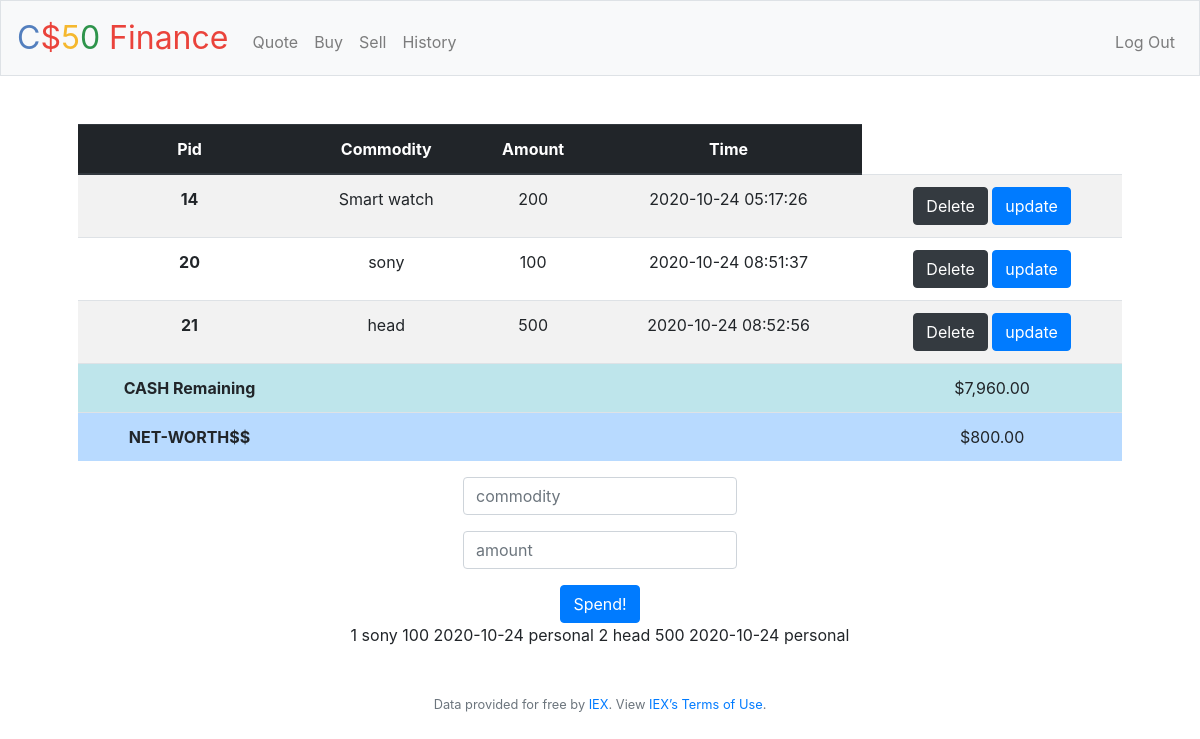
The page /personal (signed in) on the database its author committed.
### tables this page shows
CREATE TABLE "personal" (
	"pid" INTEGER PRIMARY KEY AUTOINCREMENT NOT NULL ,
	"commodity"	VARCHAR(30),
	"amount"	INTEGER,
	"time"	timestamp NOT NULL DEFAULT CURRENT_TIMESTAMP,
	"user_id"	INTEGER);

CREATE TABLE "paymenthistory" (
	"user_id"	INTEGER NOT NULL,
	"paymentpurpose"	VARCHAR(30),
	"amount"	INTEGER,
	"datestamp"	date NOT NULL DEFAULT CURRENT_DATE,
	"pay_id"	INTEGER NOT NULL,
	"category"	VARCHAR(30),
	PRIMARY KEY("pay_id" AUTOINCREMENT)
);

### app.py (the view)
@app.route("/personal", methods=["GET", "POST"])
@login_required
def personal():
    if request.method == "POST":
        commodity = request.form.get("commodity")
        amount = request.form.get("amount")
        try:
            amount = int(amount)
        except:
            return apology("enter a proper value")
        if not commodity:
            return apology("Missing  commodity!")
        elif not amount:
            return apology("Missing number of shares!")
        elif int(amount)<= 0:
            return apology("enter a proper value")
        else:
            rows = db.execute("SELECT cash FROM users WHERE id=:id",id=session["user_id"])
            cash = rows[0]["cash"]
            updated_cash = cash - amount
            if updated_cash <0:
                return apology("cant afford")
            category= "personal"
            db.execute("UPDATE users SET cash=:updated_cash WHERE id=:id",updated_cash=updated_cash,id=session["user_id"])
            db.execute("INSERT INTO personal (user_id,amount,commodity) VALUES (:user_id,:amount,:commodity)",user_id=session["user_id"],amount=amount,commodity=commodity)
            db.execute("INSERT INTO paymenthistory (user_id,amount,paymentpurpose,category) VALUES (:user_id,:amount,:paymentpurpose,:category)",user_id=session["user_id"],amount=amount,paymentpurpose=commodity,category=category)
            flash("Bought!!")
            return redirect("/personal")
    else:
            prows = db.execute("""SELECT pid,commodity,amount,time
            FROM personal
            WHERE user_id = :user_id
            ORDER BY pid;
            """,user_id=session['user_id'])
            pspendings = []
            grand_ptotal =0
            for prow in prows:
                pspendings.append({
                    "pid": prow["pid"],
                    "commodity": prow["commodity"],
                    "amount": prow["amount"],
                    "time": prow["time"],
                })
                grand_ptotal = grand_ptotal + prow["amount"]
            cash = db.execute("SELECT cash FROM users WHERE id=:user_id",user_id=session["user_id"])
            cash = cash[0]["cash"]
            hprows = db.execute("""SELECT pay_id,paymentpurpose,amount,datestamp,category
            FROM paymenthistory
            WHERE user_id = :user_id AND category="personal"
            ORDER BY pay_id;
            """,user_id=session['user_id'])
            hpspendings = []
            hpgrand_ptotal =0
            for hprow in hprows:
                hpspendings.append({
                    "payid": hprow["pay_id"],
                    "paymentpurpose": hprow["paymentpurpose"],
                    "amount": hprow["amount"],
                    "datestamp": hprow["datestamp"],
                    "category": hprow["category"]
                })
                hpgrand_ptotal = hpgrand_ptotal + hprow["amount"]
            return render_template("personal.html",pspendings=pspendings, cash =usd(cash), grand_ptotal=usd(grand_ptotal),hpspendings=hpspendings,hpgrand_total = hpgrand_ptotal)

### app.py (called while the page is built)
@app.after_request
def after_request(response):
    response.headers["Cache-Control"] = "no-cache, no-store, must-revalidate"
    response.headers["Expires"] = 0
    response.headers["Pragma"] = "no-cache"
    return response

### helpers.py (called while the page is built)
def login_required(f):
    @wraps(f)
    def decorated_function(*args, **kwargs):
        if session.get("user_id") is None:
            return redirect("/login")
        return f(*args, **kwargs)
    return decorated_function

def usd(value):
    return f"${value:,.2f}"

### templates/personal.html (shortened to what this page needs)
{% extends "layout.html" %}
{% block main %}
<table class="table table-striped  table-hover">
    <thead class="thead-dark">
        <tr>
          <th scope="col">Pid</th>
          <th scope="col">Commodity</th>
          <th scope="col">Amount</th>
          <th scope="col">Time</th>
        </tr>
      </thead>
    <tbody>
        {% for pspending in pspendings: %}
        <tr>
            <th scope="row">{{pspending["pid"]}}</th>
            <td>{{pspending["commodity"]}}</td>
            <td>{{pspending["amount"]}}</td>
            <td>{{pspending["time"]}}</td>
            <td>
                <a href="/personal/delete/{{pspending['pid']}}" class="btn btn-dark btn-large ">Delete</a>
                <button type="button" class="btn btn-primary" data-toggle="modal" data-target="#exampleModal" data-whatever="{{pspending['commodity']}}" data-link="/personal/update/{{pspending['pid']}}">update</button>
            </td>
        </tr>
        {% endfor %}
        <tr class="table-info">
            <th scope="row">CASH Remaining</th>
            <td colspan="3"></td>
            <td>{{cash}}</td>
        </tr>
    </tbody>
    <tfoot>
        <tr class="table-primary">
            <th scope="row">NET-WORTH$$</th>
            <td colspan="3"></td>
            <td>{{grand_ptotal}}</td>
        </tr>
    </tfoot>
</table>
    <form action="/personal" method="post">
        <div class="form-group">
            <input autocomplete="off" autofocus class="form-control" name="commodity" placeholder="commodity" type="text">
        </div>
        <div class="form-group">
            <input class="form-control" name="amount" placeholder="amount" type="number">
        </div>
        <button class="btn btn-primary" type="pspend">Spend!</button>
    </form>
        {% for hpspending in hpspendings: %}
        <tr>
            <th scope="row">{{hpspending["payid"]}}</th>
            <td>{{hpspending["paymentpurpose"]}}</td>
            <td>{{hpspending["amount"]}}</td>
            <td>{{hpspending["datestamp"]}}</td>
            <td>{{hpspending["category"]}}</td>
        </tr>
        {% endfor %}
{% endblock %}

### templates/layout.html (shortened to what this page needs)
<!DOCTYPE html>
<html lang="en">
    <head>
        <link href="https://maxcdn.bootstrapcdn.com/bootstrap/4.1.3/css/bootstrap.min.css" rel="stylesheet">
        <link href="/static/styles.css" rel="stylesheet">
    </head>
    <body>
        <nav class="navbar navbar-expand-md navbar-light bg-light border">
            <a class="navbar-brand" href="/"><span class="blue">C</span><span class="red">$</span><span class="yellow">5</span><span class="green">0</span> <span class="red">Finance</span></a>
            <div class="collapse navbar-collapse" id="navbar">
                {% if session.user_id %}
                    <ul class="navbar-nav mr-auto mt-2">
                        <li class="nav-item"><a class="nav-link" href="/quote">Quote</a></li>
                        <li class="nav-item"><a class="nav-link" href="/buy">Buy</a></li>
                        <li class="nav-item"><a class="nav-link" href="/sell">Sell</a></li>
                        <li class="nav-item"><a class="nav-link" href="/history">History</a></li>
                    </ul>
                    <ul class="navbar-nav ml-auto mt-2">
                        <li class="nav-item"><a class="nav-link" href="/logout">Log Out</a></li>
                    </ul>
                {% else %}
                    <ul class="navbar-nav ml-auto mt-2">
                        <li class="nav-item"><a class="nav-link" href="/register">Register</a></li>
                        <li class="nav-item"><a class="nav-link" href="/login">Log In</a></li>
                    </ul>
                {% endif %}
            </div>
        </nav>
        <main class="container p-5">
            {% block main %}{% endblock %}
        </main>
        <footer class="small text-center text-muted">
            Data provided for free by <a href="https://iextrading.com/developer">IEX</a>. View <a href="https://iextrading.com/api-exhibit-a/">IEX’s Terms of Use</a>.
        </footer>
    </body>
</html>

### static/styles.css (style rules this page uses)
nav .navbar-brand { font-size: xx-large; }
nav .navbar-brand .blue { color: #537fbe; }
nav .navbar-brand .red { color: #ea433b; }
nav .navbar-brand .yellow { color: #f5b82e; }
nav .navbar-brand .green { color: #2e944b; }
main .form-control { display: inline-block; width: auto; }
main { overflow-x: auto; text-align: center; }

### rows shown on the page
personal: pid "14", commodity "Smart watch", amount "200", time "2020-10-24 05:17:26"
personal: pid "20", commodity "sony", amount "100", time "2020-10-24 08:51:37"
personal: pid "21", commodity "head", amount "500", time "2020-10-24 08:52:56"
paymenthistory: payid "1", paymentpurpose "sony", amount "100", datestamp "2020-10-24", category "personal"
paymenthistory: payid "2", paymentpurpose "head", amount "500", datestamp "2020-10-24", category "personal"

### other values the page prints
{{ cash }} "$7,960.00"
{{ grand_ptotal }} "$800.00"
